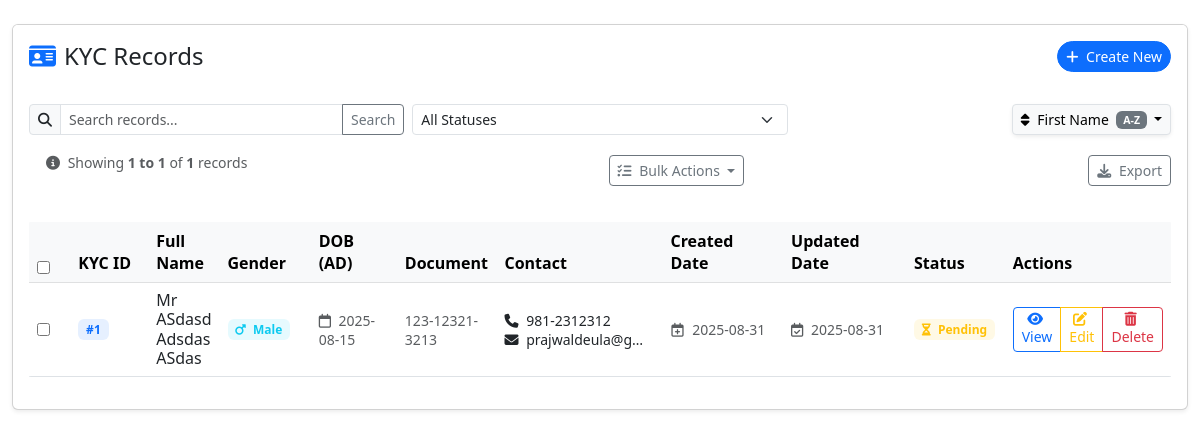
Page /kyc_list/?order_by=first_name&order_dir=asc on the committed database.
### kyc/models.py (models this page shows, shortened)
class KYCModel(models.Model):
    STATUS_CHOICES = [
        ('Pending','Pending'),
        ('Approved','Approved'),
        ('Rejected','Rejected'),
    ]
    kyc_id = models.AutoField(primary_key=True)
    salutation = models.CharField(max_length=10, choices=SALUTATION_CHOICES, default='Mr')
    first_name = models.CharField(max_length=50, blank=False, null=False)
    middle_name = models.CharField(max_length=100, blank=True, null=True)
    last_name = models.CharField(max_length=50, blank=False, null=False)
    nep_name = models.CharField(max_length=100, blank=True, null=True)
    gender = models.CharField(max_length=10, choices=GENDER_CHOICES, default='Male')
    nationality = models.CharField(max_length=50, choices=NATIONALITY_CHOICES, default='Nepalese')
    date_of_birth_ad = models.DateField(blank=True, null=True)
    dob_bs = NepaliDateField(blank=True, null=True)
    father_name = models.CharField(max_length=100, blank=True, null=True)
    nep_father_name = models.CharField(max_length=100, blank=True, null=True)
    mother_name = models.CharField(max_length=100, blank=True, null=True)
    grand_father_name = models.CharField(max_length=100, blank=True, null=True)
    grandfather_in_law_name = models.CharField(max_length=100, blank=True, null=True)
    spouse_name = models.CharField(max_length=100, blank=True, null=True)
    father_in_law_name = models.CharField(max_length=100, blank=True, null=True)
    father_mother_name = models.CharField(max_length=100, blank=True, null=True)
    son_name = models.CharField(max_length=100, blank=True, null=True)
    daughter_name = models.CharField(max_length=100, blank=True, null=True)
    daughter_in_law_name = models.CharField(max_length=100, blank=True, null=True)
    proposer_full_name = models.CharField(max_length=100, blank=True, null=True)
    age_proof_doc = models.CharField(max_length=50, choices=AGE_PROOF_DOC_CHOICES, default='Citizenship')
    document_number = models.CharField(max_length=20, verbose_name="Document Number", blank=False)
    national_id_no = models.CharField(
        max_length=12,  # Adjust max_length as needed
        blank=False,
        null=True,
        verbose_name="National ID No"
    )
    document_issued_date_bs = NepaliDateField(verbose_name="Document Issued Date (B.S.)")
    document_issued_date = models.DateField(verbose_name="Document Issued Date (A.D.)")
    issued_place = models.CharField(max_length=100, choices=ISSUED_PLACE_CHOICES, blank=True, null=True)
    birth_place = models.CharField(max_length=50, blank=True, null=True)
    policy_no = models.CharField(max_length=30, unique=True, null=False, blank=False, default='N/A')
    address = models.CharField(max_length=255, blank=True, null=True)
    address_nepali = models.CharField(max_length=255, blank=True, null=True)
    permanent_address = models.CharField(max_length=255, blank=True, null=True)
    temporary_address = models.CharField(max_length=255, blank=True, null=True)
    temporary_district = models.CharField(max_length=100, blank=True, null=True)
    ward_no = models.CharField(max_length=2, blank=True, null=True)
    house_no = models.CharField(max_length=10, blank=True, null=True)
    local_unit = models.CharField(max_length=50, choices=LOCAL_UNIT_CHOICES, default='Municipality')
    structure = models.CharField(max_length=50, choices=STRUCTURE_CHOICES, default='Metropolitan City')
    email = models.EmailField(blank=True, null=True)
    mobile = models.CharField(max_length=20)
    phone_no = models.CharField(max_length=20, blank=True, null=True)
    qualification = models.CharField(max_length=100, choices=QUALIFICATION_CHOICES, blank=True, null=True)
    profession = models.CharField(max_length=50, choices=PROFESSION_CHOICES, default='Service', blank=True, null=True)
    income_mode = models.CharField(max_length=50, choices=INCOME_MODE_CHOICES, default='Salary')
    income_amount = models.CharField(max_length=12, blank=True, null=True)
    pan_no = models.CharField(max_length=20, blank=True, null=True)
    bank_ac_name = models.CharField(max_length=100, blank=True, null=True)
    bank_ac_no = models.CharField(max_length=50, blank=True, null=True)
    office_address = models.CharField(max_length=255, blank=True, null=True)
    firm_name = models.CharField(max_length=100, blank=True, null=True)
    is_politically_involved = models.BooleanField(default=False)
    is_aml_crime = models.BooleanField(default=False)
    is_family_politically_involved = models.BooleanField(default=False)
    is_family_aml_crime = models.BooleanField(default=False)
    status = models.CharField(max_length=10,choices=STATUS_CHOICES,default='Pending')
    created_date = models.DateTimeField(default=timezone.now)
    updated_date = models.DateTimeField(auto_now=True)
    class Meta:
        db_table = 'kyc_kycmodel'
        verbose_name = 'KYC Detail'
        verbose_name_plural = 'KYC Details'

### kyc/views.py (the view, shortened to what this page needs)
# urls.py: path('kyc_list/', views.kyc_list_view, name='kyc_list'),
def kyc_list_view(request):
    order_by = request.GET.get('order_by', 'kyc_id')
    order_dir = request.GET.get('order_dir', 'asc')
    search_term = request.GET.get('search', '').strip()
    status_filter = request.GET.get('status', '').lower()
    page_number = request.GET.get('page', 1)
    valid_fields = {
        'kyc_id': 'kyc_id',
        'first_name': 'first_name',
        'last_name': 'last_name',
        'date_of_birth_ad': 'date_of_birth_ad',
        'gender': 'gender'
    }
    order_by = valid_fields.get(order_by, 'kyc_id')
    order_dir = 'desc' if order_dir == 'desc' else 'asc'
    kycs = KYCModel.objects.all()
    if status_filter in ['pending', 'approved', 'rejected']:
        kycs = kycs.filter(status=status_filter)
    order_prefix = '-' if order_dir == 'desc' else ''
    kycs = kycs.order_by(f'{order_prefix}{order_by}')
    paginator = Paginator(kycs, 20)
    try:
        page_obj = paginator.page(page_number)
    except:
        page_obj = paginator.page(1)
    query_params = []
    if search_term:
        query_params.append(f'search={search_term}')
    if status_filter:
        query_params.append(f'status={status_filter}')
    if order_by != 'kyc_id':
        query_params.append(f'order_by={order_by}')
    if order_dir != 'asc':
        query_params.append(f'order_dir={order_dir}')
    query_string = '&'.join(query_params)
    if query_string:
        query_string = f'&{query_string}'
    context = {
        'kycs': page_obj,
        'order_by': order_by,
        'order_dir': order_dir,
        'search_term': search_term,
        'status_filter': status_filter,
        'is_paginated': page_obj.has_other_pages(),
        'total_records': paginator.count,
        'query_string': query_string,
        'request': request
    }
    return render(request, 'kyc_list.html', context)

### kyc/templates/kyc_list.html (shortened to what this page needs)
{% load static %}
{% block content %}
<div class="container-fluid py-4">
    <div class="card shadow-sm">
        <div class="card-header bg-white border-bottom-0 py-3">
            <div class="d-flex justify-content-between align-items-center">
                <h4 class="mb-0">
                    <i class="fas fa-id-card me-2 text-primary"></i>KYC Records
                </h4>
                <div>
                    <a href="{% url 'kyc:kyc_create' %}" class="btn btn-primary btn-sm rounded-pill">
                        <i class="fas fa-plus me-1"></i> Create New
                    </a>
                </div>
            </div>
        </div>
        <div class="card-body">
            <div class="row mb-3 g-2">
                <div class="col-md-4">
                    <div class="input-group input-group-sm">
                        <span class="input-group-text bg-light"><i class="fas fa-search"></i></span>
                        <input type="text" class="form-control" placeholder="Search records..." id="kycSearch">
                        <button class="btn btn-outline-secondary" type="button" id="searchBtn">Search</button>
                    </div>
                </div>
                <div class="col-md-4">
                    <select class="form-select form-select-sm" id="statusFilter">
                        <option value="">All Statuses</option>
                    </select>
                </div>
                <div class="col-md-4 text-md-end"><div class="btn-group shadow-sm" role="group">
    <button type="button" class="btn btn-light btn-sm dropdown-toggle border" data-bs-toggle="dropdown">
        <i class="fas fa-sort me-1"></i>
        {% if order_by == 'kyc_id' %}KYC ID
        {% elif order_by == 'first_name' %}First Name
        {% elif order_by == 'last_name' %}Last Name
        {% elif order_by == 'date_of_birth_ad' %}Date of Birth
        {% elif order_by == 'gender' %}Gender
        {% else %}Sort By{% endif %}
        <span class="badge bg-secondary ms-1">
            {% if order_dir == 'asc' %}A-Z{% else %}Z-A{% endif %}
        </span>
    </button>
</div>
            </div>
<div class="d-flex justify-content-between align-items-center mb-3">
    <div class="d-flex flex-row mb-3">
        <div class="alert py-2 mb-0">
            <small class="text-muted">
                <i class="fas fa-info-circle me-1"></i> Showing <strong>{{ kycs.start_index }} to {{ kycs.end_index }}</strong> of <strong>{{ total_records }}</strong> records
            </small>
        </div>
</div>
<div class="btn-group">
    <button type="button" class="btn btn-sm btn-outline-secondary dropdown-toggle" data-bs-toggle="dropdown">
        <i class="fas fa-tasks me-1"></i> Bulk Actions
    </button>
</div>
    <div>
        <button class="btn btn-sm btn-outline-secondary" id="exportBtn">
            <i class="fas fa-download me-1"></i> Export
        </button>
    </div>
</div>
            <div class="table-responsive rounded">
                <table class="table table-hover align-middle mb-0" id="kycTable">
                    <thead class="table-light">
                        <tr>
                             <th width="50">
            <input type="checkbox" id="selectAll">
        </th>
                            <th width="100">KYC ID</th>
                            <th>Full Name</th>
                            <th width="100">Gender</th>
                            <th width="110">DOB (AD)</th>
                            <th width="100">Document</th>
                            <th width="120">Contact</th>
                            <th width="150">Created Date</th>
                            <th width="150">Updated Date</th>
                            <th width="100">Status</th>
                            <th width="80">Actions</th>
                        </tr>
                    </thead>
                    <tbody>
                        {% for kyc in kycs %}
                        <tr class="position-relative">
                            <td>
                                <input type="checkbox" class="row-checkbox" data-id="{{ kyc.kyc_id }}">
                            </td>
                            <td data-label="KYC ID">
                                <span class="badge bg-primary bg-opacity-10 text-primary">#{{ kyc.kyc_id|default:"-" }}</span>
                            </td>
                            <td data-label="Full Name">
                                <div class="d-flex align-items-center">
                                    <div>
                                        <h6 class="mb-0">{{ kyc.salutation }} {{ kyc.first_name }}
                                            {% if kyc.middle_name %}{{ kyc.middle_name }} {% endif %}
                                            {{ kyc.last_name }}</h6>
                                    </div>
                                </div>
                            </td>
                            <td data-label="Gender">
                                {% if kyc.gender == 'Male' %}
                                    <span class="badge bg-info bg-opacity-10 text-info">
                                        <i class="fas fa-mars me-1"></i> {{ kyc.gender }}
                                    </span>
                                {% elif kyc.gender == 'Female' %}
                                    <span class="badge bg-danger bg-opacity-10 text-danger">
                                        <i class="fas fa-venus me-1"></i> {{ kyc.gender }}
                                    </span>
                                {% else %}
                                    <span class="badge bg-secondary bg-opacity-10 text-secondary">
                                        <i class="fas fa-genderless me-1"></i> {{ kyc.gender|default:"-" }}
                                    </span>
                                {% endif %}
                            </td>
                            <td data-label="DOB (AD)">
                                <small class="text-muted">
                                    <i class="far fa-calendar me-1"></i> {{ kyc.date_of_birth_ad|date:"Y-m-d"|default:"-" }}
                                </small>
                            </td>
                            <td data-label="Document">
                                <small>
                                    <div class="text-muted">{{ kyc.document_number|default:"-" }}</div>
                                </small>
                            </td>
                            <td data-label="Contact">
                                <small>
                                    <div><i class="fas fa-phone me-1"></i> {{ kyc.mobile|default:"-" }}</div>
                                    <div class="text-truncate" style="max-width: 150px;">
                                        <i class="fas fa-envelope me-1"></i> {{ kyc.email|default:"-" }}
                                    </div>
                                </small>
                            </td>
                                                           <td data-label="Created">
                    <div class="d-flex flex-column">
                        <small class="text-muted">
                            <i class="far fa-calendar-plus me-1"></i>
                            {{ kyc.created_date|date:"Y-m-d" }}
                        </small>
                    </div>
                </td>
                <td data-label="Updated">
                    <div class="d-flex flex-column">
                        <small class="text-muted">
                            <i class="far fa-calendar-check me-1"></i>
                            {{ kyc.updated_date|date:"Y-m-d" }}
                        </small>
                    </div>
                </td>
                            <td data-label="Status">
                                {% if kyc.status == 'approved' %}
                                    <span class="badge bg-success bg-opacity-10 text-success">
                                        <i class="fas fa-check-circle me-1"></i> Approved
                                    </span>
                                {% elif kyc.status == 'rejected' %}
                                    <span class="badge bg-danger bg-opacity-10 text-danger">
                                        <i class="fas fa-times-circle me-1"></i> Rejected
                                    </span>
                                {% else %}
                                    <span class="badge bg-warning bg-opacity-10 text-warning">
                                        <i class="fas fa-hourglass-half me-1"></i> Pending
                                    </span>
                                {% endif %}
                            </td>
                            <td data-label="Actions">
                                <div class="d-flex">
                                 <div class="btn-group" role="group">
   <a href="{% url 'kyc:kyc_detail' kyc.kyc_id %}" class="btn btn-sm btn-outline-primary"
       data-bs-toggle="tooltip" title="View Details">
        <i class="fas fa-eye me-1"></i> View
    </a>
 <a href="{% url 'kyc:kyc_update' kyc.kyc_id %}" class="btn btn-sm btn-outline-warning">
    <i class="fas fa-edit me-1"></i> Edit
</a>
    <button type="button" class="btn btn-sm btn-outline-danger delete-btn"
            data-id="{{ kyc.kyc_id }}" data-bs-toggle="tooltip" title="Delete Record">
        <i class="fas fa-trash-alt me-1"></i> Delete
    </button>
</div>
                            </td>
                        </tr>
                        {% endfor %}
                    </tbody>
                </table>
</div>
        </div>
    </div>
</div>
{% endblock %}
<link href="https://cdn.jsdelivr.net/npm/bootstrap@5.3.0/dist/css/bootstrap.min.css" rel="stylesheet">
<link rel="stylesheet" href="https://cdnjs.cloudflare.com/ajax/libs/font-awesome/6.4.0/css/all.min.css">

### rows in the picture
KYCModel: kyc_id "1", salutation "Mr", first_name "ASdasd", middle_name "Adsdas", last_name "ASdas", gender "Male", date_of_birth_ad "2025-08-15", document_number "123-12321-3213", mobile "981-2312312", email "prajwaldeula@g…", created_date "2025-08-31", updated_date "2025-08-31", status "Pending" (drawn)

### other values in the picture
{{ kycs.start_index }} "1"
{{ kycs.end_index }} "1"
{{ total_records }} "1"
